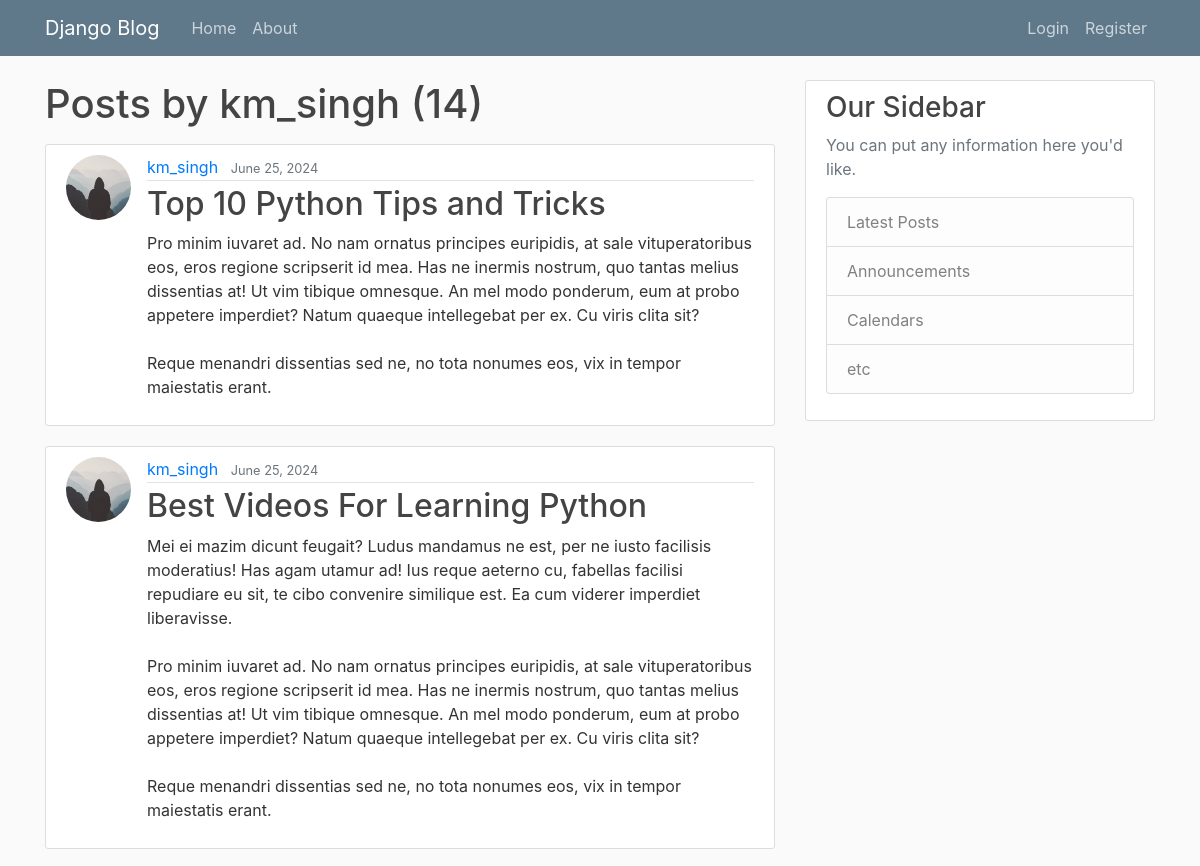
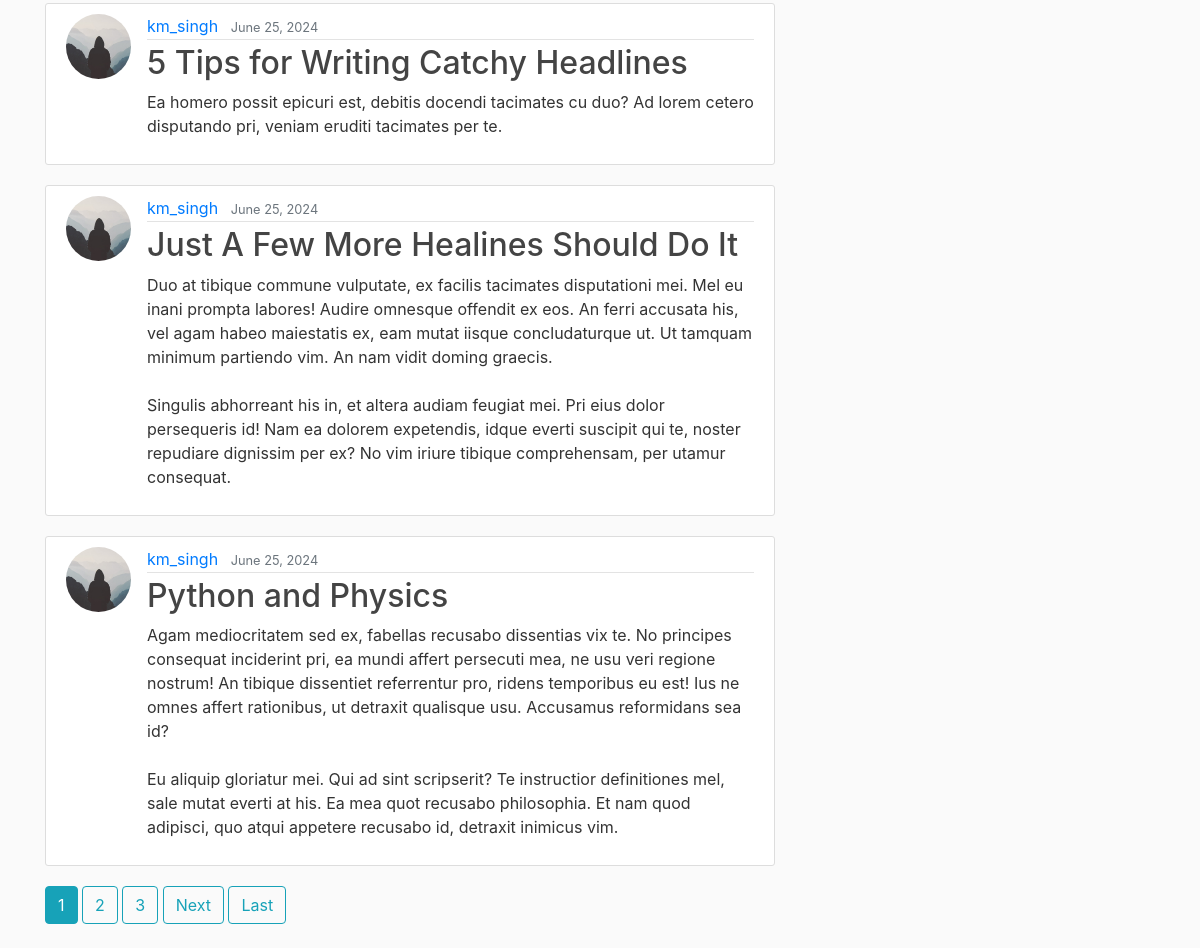
Page /user/km_singh on the committed database (2 pictures, top to bottom).
### blog/models.py (models this page shows, shortened)
class Post(models.Model):
    title = models.CharField(max_length=100)
    content = models.TextField()
    date_posted = models.DateTimeField(default=timezone.now)
    author = models.ForeignKey(User, on_delete=models.CASCADE)

### users/models.py (models this page shows, shortened)
class Profile(models.Model):
    user = models.OneToOneField(User, on_delete=models.CASCADE)
    image = models.ImageField(default='default.jpg', upload_to='profile_pics')

### blog/views.py (the view)
# urls.py: path('user/<str:username>', UserPostListView.as_view(), name='user-posts'),
class UserPostListView(ListView):
    model = Post
    template_name = 'blog/user_posts.html'  # <app>/<model>_<viewtype>.html
    context_object_name = 'posts'
    paginate_by = 5
    def get_queryset(self):
        user = get_object_or_404(User, username=self.kwargs.get('username'))
        return Post.objects.filter(author=user).order_by('-date_posted')

### blog/templates/blog/user_posts.html (shortened to what this page needs)
{% extends "blog/base.html" %}
{% block content %}
    <h1 class="mb-3">Posts by {{ view.kwargs.username }} ({{ page_obj.paginator.count }})</h1>
    {% for post in posts %}
        <article class="media content-section">
          <img class="rounded-circle article-img" src="{{ post.author.profile.image.url }}">
          <div class="media-body">
            <div class="article-metadata">
              <a class="mr-2" href="{% url 'user-posts' post.author.username %}">{{ post.author }}</a>
              <small class="text-muted">{{ post.date_posted|date:"F d, Y" }}</small>
            </div>
            <h2><a class="article-title" href="{% url 'post-detail' post.id %}">{{ post.title }}</a></h2>
            <p class="article-content">{{ post.content }}</p>
          </div>
        </article>
    {% endfor %}
    {% if is_paginated %}
      {% for num in page_obj.paginator.page_range %}
        {% if page_obj.number == num %}
          <a class="btn btn-info mb-4" href="?page={{ num }}">{{ num }}</a>
        {% elif num > page_obj.number|add:'-3' and num < page_obj.number|add:'3' %}
          <a class="btn btn-outline-info mb-4" href="?page={{ num }}">{{ num }}</a>
        {% endif %}
      {% endfor %}
      {% if page_obj.has_next %}
        <a class="btn btn-outline-info mb-4" href="?page={{ page_obj.next_page_number }}">Next</a>
        <a class="btn btn-outline-info mb-4" href="?page={{ page_obj.paginator.num_pages }}">Last</a>
      {% endif %}
    {% endif %}
{% endblock content %}

### blog/static/blog/main.css (style rules this page uses)
body { background: #fafafa; color: #333333; margin-top: 5rem; }
h1, h2, h3, h4, h5, h6 { color: #444444; }
.content-section { background: #ffffff; padding: 10px 20px; border: 1px solid #dddddd; border-radius: 3px; margin-bottom: 20px; }
.article-title { color: #444444; }
.article-content { white-space: pre-line; }
.article-img { height: 65px; width: 65px; margin-right: 16px; }
.article-metadata { padding-bottom: 1px; margin-bottom: 4px; border-bottom: 1px solid #e3e3e3 }

### rows in the picture
Post: author.profile.image (placeholder picture), author "km_singh", date_posted "June 25, 2024", title "Top 10 Python Tips and Tricks", content "Pro minim iuvaret ad. No nam ornatus principes euripidis, at sale vituperatoribus eos, eros regione scripserit id mea. Has ne inermis nostrum, quo tantas melius dissentias at! Ut vim tibique omnesque. An mel modo ponderum, eum at probo appetere imperdiet? Natum quaeque intellegebat per ex. Cu viris clita sit? Reque menandri dissentias sed ne, no tota nonumes eos, vix in tempor maiestatis erant."
Post: author.profile.image (placeholder picture), author "km_singh", date_posted "June 25, 2024", title "Best Videos For Learning Python", content "Mei ei mazim dicunt feugait? Ludus mandamus ne est, per ne iusto facilisis moderatius! Has agam utamur ad! Ius reque aeterno cu, fabellas facilisi repudiare eu sit, te cibo convenire similique est. Ea cum viderer imperdiet liberavisse. Pro minim iuvaret ad. No nam ornatus principes euripidis, at sale vituperatoribus eos, eros regione scripserit id mea. Has ne inermis nostrum, quo tantas melius dissentias at! Ut vim tibique omnesque. An mel modo ponderum, eum at probo appetere imperdiet? Natum quaeque intellegebat per ex. Cu viris clita sit? Reque menandri dissentias sed ne, no tota nonumes eos, vix in tempor maiestatis erant."
Post: author.profile.image (placeholder picture), author "km_singh", date_posted "June 25, 2024", title "5 Tips for Writing Catchy Headlines", content "Ea homero possit epicuri est, debitis docendi tacimates cu duo? Ad lorem cetero disputando pri, veniam eruditi tacimates per te."
Post: author.profile.image (placeholder picture), author "km_singh", date_posted "June 25, 2024", title "Just A Few More Healines Should Do It", content "Duo at tibique commune vulputate, ex facilis tacimates disputationi mei. Mel eu inani prompta labores! Audire omnesque offendit ex eos. An ferri accusata his, vel agam habeo maiestatis ex, eam mutat iisque concludaturque ut. Ut tamquam minimum partiendo vim. An nam vidit doming graecis. Singulis abhorreant his in, et altera audiam feugiat mei. Pri eius dolor persequeris id! Nam ea dolorem expetendis, idque everti suscipit qui te, noster repudiare dignissim per ex? No vim iriure tibique comprehensam, per utamur consequat."
Post: author.profile.image (placeholder picture), author "km_singh", date_posted "June 25, 2024", title "Python and Physics", content "Agam mediocritatem sed ex, fabellas recusabo dissentias vix te. No principes consequat inciderint pri, ea mundi affert persecuti mea, ne usu veri regione nostrum! An tibique dissentiet referrentur pro, ridens temporibus eu est! Ius ne omnes affert rationibus, ut detraxit qualisque usu. Accusamus reformidans sea id? Eu aliquip gloriatur mei. Qui ad sint scripserit? Te instructior definitiones mel, sale mutat everti at his. Ea mea quot recusabo philosophia. Et nam quod adipisci, quo atqui appetere recusabo id, detraxit inimicus vim."

### other values in the picture
{{ view.kwargs.username }} "km_singh"
{{ page_obj.paginator.count }} "14"
{{ num }} "1"
{{ num }} "2" "3"
